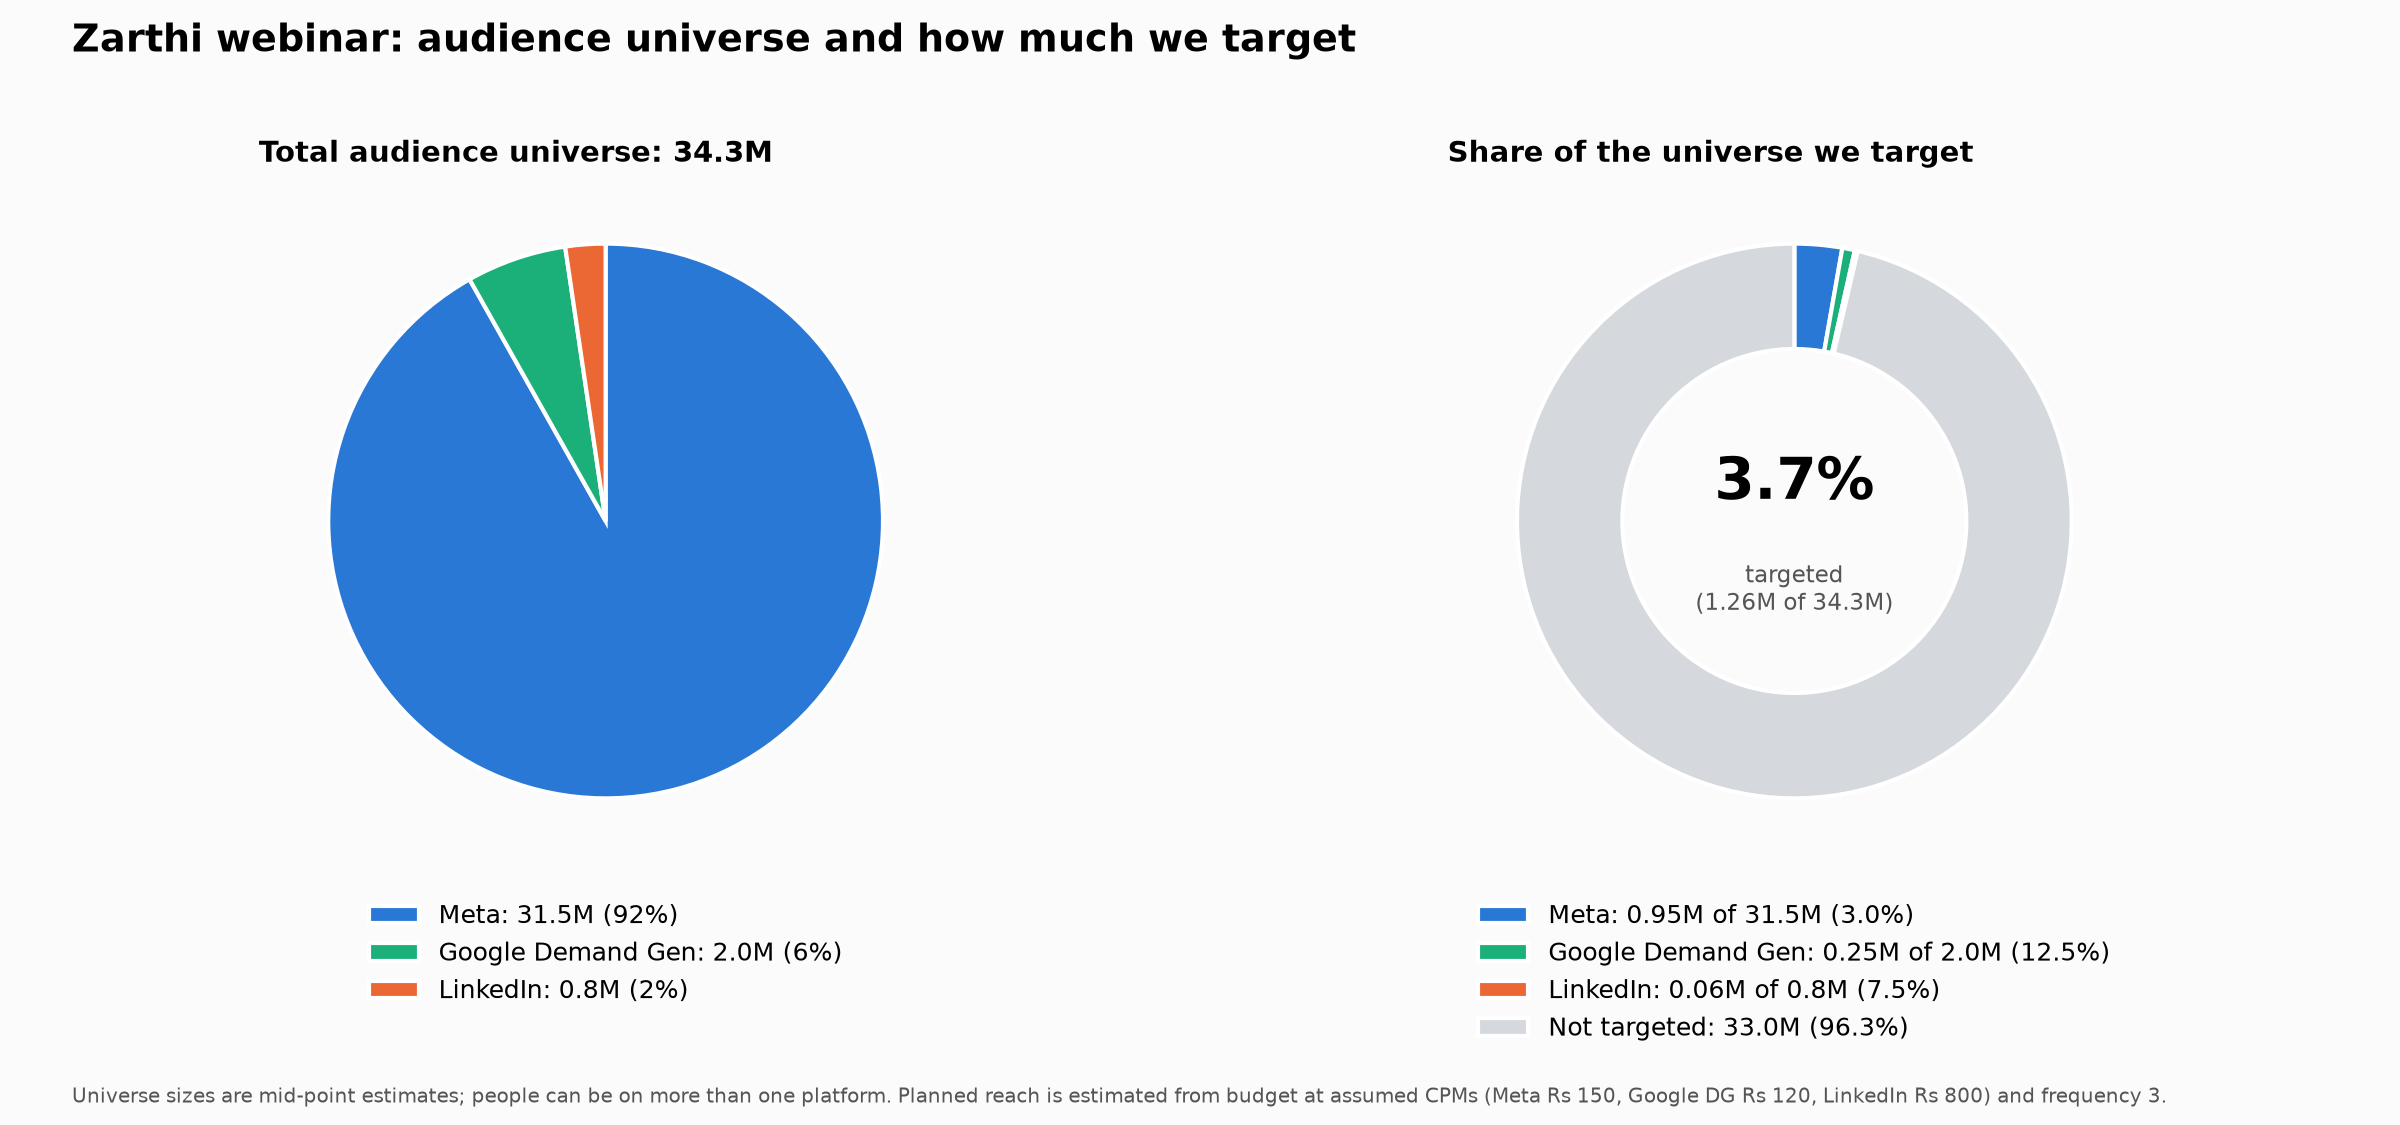

This chart was generated by the following Python code:
"""Zarthi webinar: audience universe vs. planned reach (two pies)."""
import matplotlib.pyplot as plt

COLORS = {"Meta": "#2A78D6", "Google Demand Gen": "#1BAF7A", "LinkedIn": "#EB6834"}
GREY = "#D5D9DE"

# Targetable universe (mid-point estimates, millions)
universe = {"Meta": 31.5, "Google Demand Gen": 2.0, "LinkedIn": 0.8}

# Planned reach (millions) = budget / CPM x 1000 / frequency 3
#   Meta:     Rs 4.24L  @ Rs 150 CPM  -> ~0.95M
#   Google:   ~Rs 0.90L of Rs 1.51L on Demand Gen @ Rs 120 CPM -> ~0.25M
#   LinkedIn: Rs 1.50L  @ Rs 800 CPM  -> ~0.06M
reach = {"Meta": 0.95, "Google Demand Gen": 0.25, "LinkedIn": 0.06}

total_u = sum(universe.values())
total_r = sum(reach.values())

plt.rcParams.update({"font.family": "DejaVu Sans"})
fig, (ax1, ax2) = plt.subplots(1, 2, figsize=(16, 7.5), facecolor="#FBFBFB")
fig.suptitle("Zarthi webinar: audience universe and how much we target",
             x=0.03, ha="left", fontsize=18, fontweight="bold")

wedge = dict(edgecolor="white", linewidth=2)

# Pie 1: universe by platform
ax1.pie(universe.values(), colors=[COLORS[k] for k in universe],
        startangle=90, counterclock=False, wedgeprops=wedge)
ax1.set_title(f"Total audience universe: {total_u:.1f}M", fontsize=14,
              fontweight="bold", loc="left")
ax1.legend([f"{k}: {v:.1f}M ({v/total_u:.0%})" for k, v in universe.items()],
           loc="upper center", bbox_to_anchor=(0.5, -0.02), frameon=False, fontsize=12)

# Pie 2: targeted reach vs. untargeted remainder
vals = list(reach.values()) + [total_u - total_r]
ax2.pie(vals, colors=[COLORS[k] for k in reach] + [GREY],
        startangle=90, counterclock=False, wedgeprops=dict(wedge, width=0.38))
ax2.text(0, 0.08, f"{total_r/total_u:.1%}", ha="center", fontsize=28, fontweight="bold")
ax2.text(0, -0.15, f"targeted\n({total_r:.2f}M of {total_u:.1f}M)",
         ha="center", va="top", fontsize=11, color="#555")
ax2.set_title("Share of the universe we target", fontsize=14,
              fontweight="bold", loc="left")
labels = [f"{k}: {reach[k]:.2f}M of {universe[k]:.1f}M ({reach[k]/universe[k]:.1%})"
          for k in reach]
labels.append(f"Not targeted: {total_u - total_r:.1f}M ({1 - total_r/total_u:.1%})")
ax2.legend(labels, loc="upper center", bbox_to_anchor=(0.5, -0.02),
           frameon=False, fontsize=12)

fig.text(0.03, 0.02,
         "Universe sizes are mid-point estimates; people can be on more than one platform. "
         "Planned reach is estimated from budget at assumed CPMs (Meta Rs 150, Google DG Rs 120, "
         "LinkedIn Rs 800) and frequency 3.",
         fontsize=9.5, color="#555")
plt.tight_layout(rect=(0, 0.05, 1, 0.94))
plt.savefig("charts/zarthi_audience_universe.png", dpi=150, facecolor=fig.get_facecolor())
